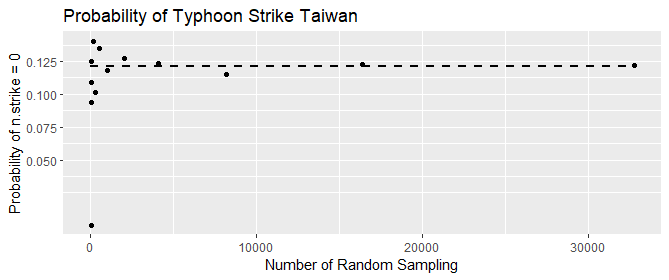

Here is the R script that generated this plot:
set.seed(1)

typhoon.sim <- function(n){
  n.strike.zero <- 0
  for(i in 1:n){
    n.strike <- 0
    for (j in 1:20){
      typhoon <- sample(0:99,1)
      if(typhoon <= 9) 
        n.strike = n.strike + 1
    }
    if(n.strike == 0) 
      n.strike.zero = n.strike.zero + 1
  }
  pro <- n.strike.zero / n
  
  return (pro)
}
  
x <- 0
y <- 0
prob <- typhoon.sim(8)
prob

for(i in 3:15){
  x[i-2] = 2^i
  y[i-2] = typhoon.sim(2^i)
}

# theoretical probability pro.t
pro.t <- 0.9^20
title <- paste("Probability of Typhoon Strike Taiwan")
lpx <- c(0,2^15)
lpy <- c(pro.t,pro.t)
data.line <- data.frame(x=lpx, y=lpy)
library(ggplot2)
data <- data.frame(x=x, y=y)
ggplot(data = data, aes(x,y)) +
  geom_point() +
  labs(title = title,
       x = "Number of Random Sampling",
       y = "Probability of n.strike = 0") +
  geom_line(data = data.line, aes(x,y),
            linetype = 2,
            color = "black",
            size = 1.) +
  ylim(0.05,0.125) +
  scale_y_continuous(breaks = seq(0.05, 0.125, 0.025))
